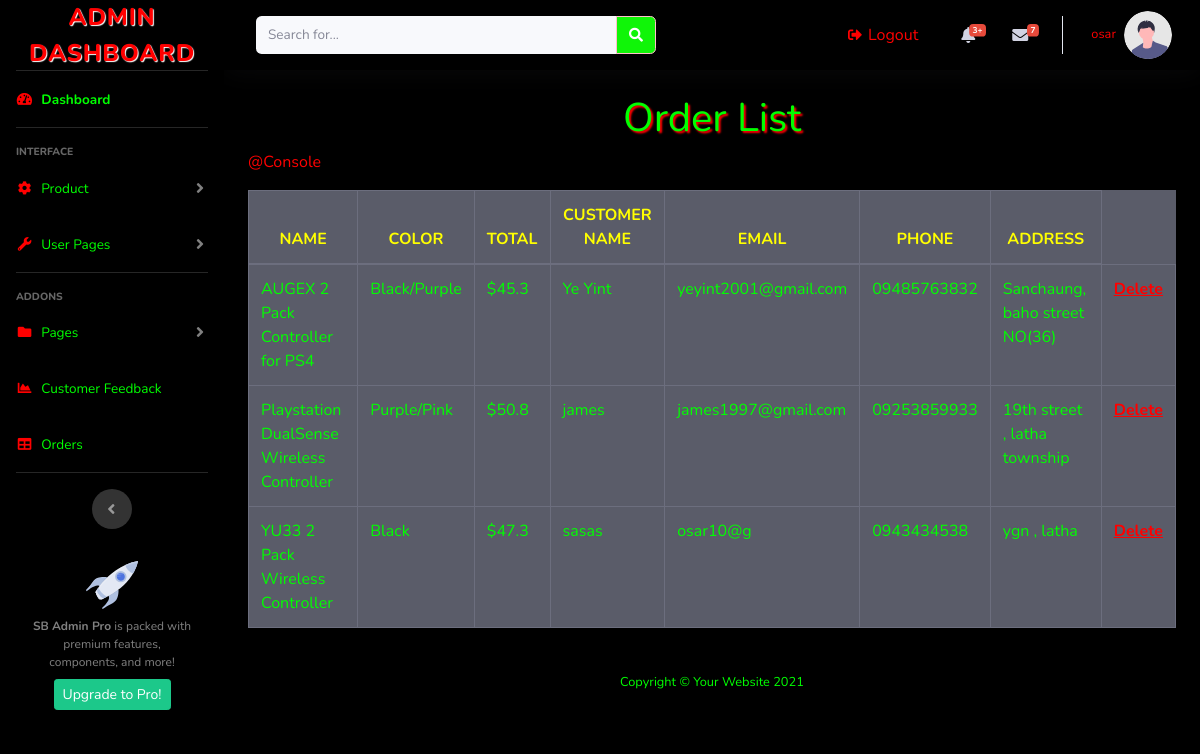
/orderlist.php (signed in), run on the app's committed database.
### orderlist.php (the view, shortened to what this page needs)
<?php
require_once "connection.php";
?>
<!DOCTYPE html>
<html lang="en">
<head>
</head>
    <link href="vendor/fontawesome-free/css/all.min.css" rel="stylesheet" type="text/css">
    <link href="sb-admin-2.css" rel="stylesheet">
<body id="page-top">
    <div id="wrapper">
        <ul class="navbar-nav bg-gradient-primary sidebar sidebar-dark accordion" id="accordionSidebar">
            <a class="sidebar-brand d-flex align-items-center justify-content-center" href="dashboard.php">
                <div class="sidebar-brand-text mx-3">Admin Dashboard </div>
            </a>
            <hr class="sidebar-divider my-0">
            <li class="nav-item active">
                <a class="nav-link" href="adminlist.php">
                    <i class="fas fa-fw fa-tachometer-alt"></i>
                    <span>Dashboard</span></a>
            </li>
            <hr class="sidebar-divider">
            <div class="sidebar-heading">
                Interface
            </div>
            <li class="nav-item">
                <a class="nav-link collapsed" href="#" data-toggle="collapse" data-target="#collapseTwo"
                    aria-expanded="true" aria-controls="collapseTwo">
                    <i class="fas fa-fw fa-cog"></i>
                    <span>Product</span>
                </a>
            </li>
            <li class="nav-item">
                <a class="nav-link collapsed" href="#" data-toggle="collapse" data-target="#collapseUtilities"
                    aria-expanded="true" aria-controls="collapseUtilities">
                    <i class="fas fa-fw fa-wrench"></i>
                    <span>User Pages</span>
                </a>
            </li>
            <hr class="sidebar-divider">
            <div class="sidebar-heading">
                Addons
            </div>
            <li class="nav-item">
                <a class="nav-link collapsed" href="#" data-toggle="collapse" data-target="#collapsePages"
                    aria-expanded="true" aria-controls="collapsePages">
                    <i class="fas fa-fw fa-folder"></i>
                    <span>Pages</span>
                </a>
            </li>
            <li class="nav-item">
                <a class="nav-link" href="feedback.php">
                    <i class="fas fa-fw fa-chart-area"></i>
                    <span>Customer Feedback</span></a>
            </li>
            <li class="nav-item">
                <a class="nav-link" href="#">
                    <i class="fas fa-fw fa-table"></i>
                    <span>Orders</span></a>
            </li>
            <hr class="sidebar-divider d-none d-md-block">
            <div class="text-center d-none d-md-inline">
                <button class="rounded-circle border-0" id="sidebarToggle"></button>
            </div>
            <div class="sidebar-card d-none d-lg-flex">
                <img class="sidebar-card-illustration mb-2" src="img/undraw_rocket.svg" alt="...">
                <p class="text-center mb-2"><strong>SB Admin Pro</strong> is packed with premium features, components, and more!</p>
                <a class="btn btn-success btn-sm" href="https://startbootstrap.com/theme/sb-admin-pro">Upgrade to Pro!</a>
            </div>
        </ul>
        <div id="content-wrapper" class="d-flex flex-column">
            <div id="content">
                <nav class="navbar navbar-expand navbar-light bg-white topbar mb-4 static-top shadow">
                    <form
                        class="d-none d-sm-inline-block form-inline mr-auto ml-md-3 my-2 my-md-0 mw-100 navbar-search">
                        <div class="input-group">
                            <input type="text" class="form-control bg-light border-0 small" placeholder="Search for..."
                                aria-label="Search" aria-describedby="basic-addon2">
                            <div class="input-group-append">
                                <button class="btn btn-primary" type="button">
                                    <i class="fas fa-search fa-sm"></i>
                                </button>
                            </div>
                        </div>
                    </form>
                    <ul class="navbar-nav ml-auto">
                        <a class="dropdown-item" href="logout.php">
                                    <i class="fas fa-sign-out-alt fa-sm fa-fw mt-4 text-gray-400"></i>
                                    Logout
                                </a>
                        <li class="nav-item dropdown no-arrow mx-1">
                            <a class="nav-link dropdown-toggle" href="#" id="alertsDropdown" role="button"
                                data-toggle="dropdown" aria-haspopup="true" aria-expanded="false">
                                <i class="fas fa-bell fa-fw"></i>
                                <span class="badge badge-danger badge-counter">3+</span>
                            </a>
                        </li>
                        <li class="nav-item dropdown no-arrow mx-1">
                            <a class="nav-link dropdown-toggle" href="#" id="messagesDropdown" role="button"
                                data-toggle="dropdown" aria-haspopup="true" aria-expanded="false">
                                <i class="fas fa-envelope fa-fw"></i>
                                <span class="badge badge-danger badge-counter">7</span>
                            </a>
                        </li>
                        <li class="nav-item dropdown no-arrow">
                            <a class="nav-link dropdown-toggle" href="#" id="userDropdown" role="button"
                                data-toggle="dropdown" aria-haspopup="true" aria-expanded="false">
                                <span class="mr-2 d-none d-lg-inline text-gray-600 small"><?php echo $_SESSION['name']; ?></span>
                                <img class="img-profile rounded-circle"
                                    src="img/undraw_profile.svg">
                            </a>
                        </li>
                    </ul>
                </nav>
                <div class="container">
                    <h1 class="he">Order List</h1>
                    <p class="pe">@Console</p>
                    <table class="table table-bordered table-dark table-hover">
    <thead>
      <tr>
        <th>NAME</th>
        <th>COLOR</th>
        <th>TOTAL</th>
        <th>CUSTOMER NAME</th>
        <th>EMAIL</th>
        <th>PHONE</th>
        <th>ADDRESS</th>
      </tr>
    </thead>
    <tbody>
     <?php
      $sql16="SELECT * FROM  `order detail` ";
      $result16=mysqli_query($con,$sql16);
      foreach($result16 as $olist)
      {
   ?>
      <tr>
          <td><?php echo $olist['order pname'];    ?></td>
          <td><?php echo $olist['color'];    ?></td>
          <td><?php echo $olist['total'];    ?></td>
          <td><?php echo $olist['customername'];    ?></td>
          <td><?php echo $olist['email'];    ?></td>
          <td><?php echo $olist['phone'];    ?></td>
          <td><?php echo $olist['address'];    ?></td>
          <td><a href="orderlist.php?order_delete=<?php echo $olist['order_id'];   ?>" class="de"
        onclick="return confirm('Are you sure you want to delete this order?')">Delete</a></td>
      </tr>
      <?php
      }
      ?>
    </tbody>
  </table>
                </div>
<footer class="sticky-footer bg-white">
                <div class="container my-auto">
                    <div class="copyright text-center my-auto">
                        <span>Copyright &copy; Your Website 2021</span>
                    </div>
                </div>
            </footer>
</body>
</html>

### orderlist.php (style rules this page uses)
* { margin: 0; padding: 0; box-sizing: border-box; text-decoration: none; }
body { background-color:black; }
.he { color: #00FF00; text-align: center; text-shadow: 2px 2px 2px red; }
.pe { color: red; }
table { border: 2px solid white; }
th { color: yellow; text-align:center; }
td { color: #00FF00; }
.de { color : red ; font-weight : bold; text-decoration : underline; }
.dropdown-item { color:red; }

### data on the page
order detail: order pname "AUGEX 2 Pack Controller for PS4", color "Black/Purple", total "$45.3", customername "Ye Yint", email "yeyint2001@gmail.com", phone "09485763832", address "Sanchaung, baho street NO(36)"
order detail: order pname "Playstation DualSense Wireless Controller", color "Purple/Pink", total "$50.8", customername "james", email "james1997@gmail.com", phone "09253859933", address "19th street , latha township"
order detail: order pname "YU33 2 Pack Wireless Controller", color "Black", total "$47.3", customername "sasas", email "osar10@g", phone "0943434538", address "ygn , latha"

### other printed values
$_SESSION['name'] "osar"
